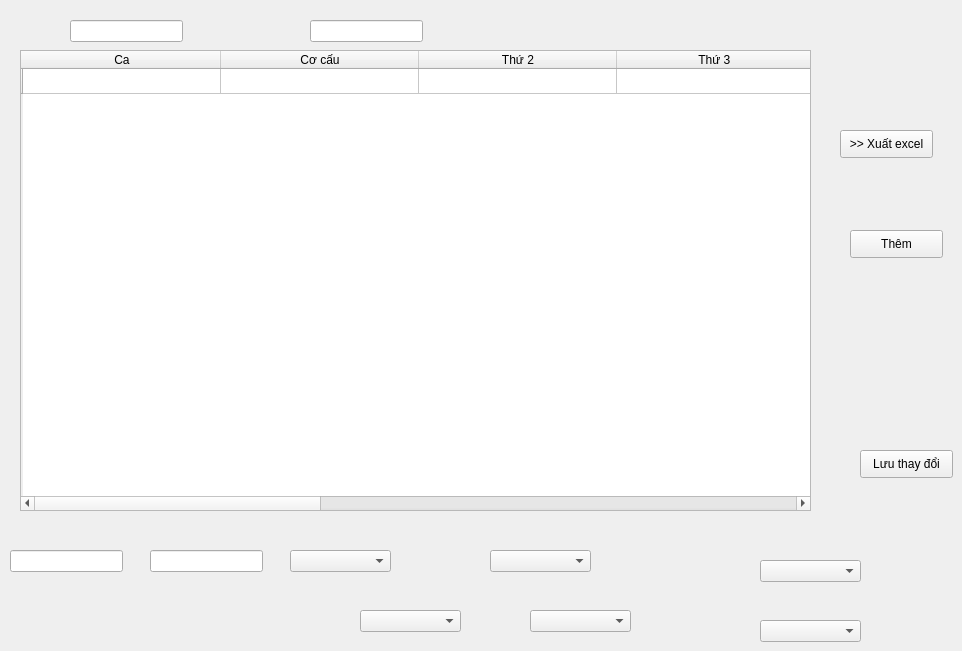
    <widget class="QWidget" name="tab_3">
     <attribute name="title">
      <string>ThucDon</string>
     </attribute>
     <widget class="QTableWidget" name="tableWidget_3">
      <property name="geometry">
       <rect>
        <x>20</x>
        <y>50</y>
        <width>791</width>
        <height>461</height>
       </rect>
      </property>
      <property name="cursor" stdset="0">
       <cursorShape>ArrowCursor</cursorShape>
      </property>
      <property name="contextMenuPolicy">
       <enum>Qt::DefaultContextMenu</enum>
      </property>
      <property name="sizeAdjustPolicy">
       <enum>QAbstractScrollArea::AdjustIgnored</enum>
      </property>
      <property name="autoScrollMargin">
       <number>16</number>
      </property>
      <property name="showGrid">
       <bool>true</bool>
      </property>
      <property name="cornerButtonEnabled">
       <bool>true</bool>
      </property>
      <attribute name="horizontalHeaderCascadingSectionResizes">
       <bool>false</bool>
      </attribute>
      <attribute name="horizontalHeaderDefaultSectionSize">
       <number>198</number>
      </attribute>
      <attribute name="horizontalHeaderMinimumSectionSize">
       <number>49</number>
      </attribute>
      <attribute name="horizontalHeaderShowSortIndicator" stdset="0">
       <bool>false</bool>
      </attribute>
      <attribute name="horizontalHeaderStretchLastSection">
       <bool>false</bool>
      </attribute>
      <attribute name="verticalHeaderDefaultSectionSize">
       <number>22</number>
      </attribute>
      <attribute name="verticalHeaderMinimumSectionSize">
       <number>25</number>
      </attribute>
      <attribute name="verticalHeaderShowSortIndicator" stdset="0">
       <bool>false</bool>
      </attribute>
      <attribute name="verticalHeaderStretchLastSection">
       <bool>false</bool>
      </attribute>
      <row>
       <property name="text">
        <string/>
       </property>
      </row>
      <column>
       <property name="text">
        <string>Ca</string>
       </property>
      </column>
      <column>
       <property name="text">
        <string>Cơ cấu</string>
       </property>
      </column>
      <column>
       <property name="text">
        <string>Thứ 2</string>
       </property>
      </column>
      <column>
       <property name="text">
        <string>Thứ 3 </string>
       </property>
      </column>
      <column>
       <property name="text">
        <string>Thứ 4</string>
       </property>
      </column>
      <column>
       <property name="text">
        <string>Thứ 5</string>
       </property>
      </column>
      <column>
       <property name="text">
        <string>Thứ 6</string>
       </property>
      </column>
      <column>
       <property name="text">
        <string>Thứ 7</string>
       </property>
      </column>
      <item row="0" column="1">
       <property name="text">
        <string/>
       </property>
      </item>
      <item row="0" column="2">
       <property name="text">
        <string/>
       </property>
      </item>
      <item row="0" column="3">
       <property name="text">
        <string/>
       </property>
      </item>
      <item row="0" column="4">
       <property name="text">
        <string/>
       </property>
      </item>
     </widget>
     <widget class="QComboBox" name="comboBox_thu_2">
      <property name="geometry">
       <rect>
        <x>290</x>
        <y>550</y>
        <width>101</width>
        <height>22</height>
       </rect>
      </property>
     </widget>
     <widget class="QComboBox" name="comboBox_thu_3">
      <property name="geometry">
       <rect>
        <x>490</x>
        <y>550</y>
        <width>101</width>
        <height>22</height>
       </rect>
      </property>
     </widget>
     <widget class="QComboBox" name="comboBox_thu_4">
      <property name="geometry">
       <rect>
        <x>760</x>
        <y>560</y>
        <width>101</width>
        <height>22</height>
       </rect>
      </property>
     </widget>
     <widget class="QComboBox" name="comboBox_thu_5">
      <property name="geometry">
       <rect>
        <x>360</x>
        <y>610</y>
        <width>101</width>
        <height>22</height>
       </rect>
      </property>
     </widget>
     <widget class="QComboBox" name="comboBox_thu_6">
      <property name="geometry">
       <rect>
        <x>530</x>
        <y>610</y>
        <width>101</width>
        <height>22</height>
       </rect>
      </property>
     </widget>
     <widget class="QComboBox" name="comboBox_thu_7">
      <property name="geometry">
       <rect>
        <x>760</x>
        <y>620</y>
        <width>101</width>
        <height>22</height>
       </rect>
      </property>
     </widget>
     <widget class="QPushButton" name="pushButtonXuatThucDon">
      <property name="geometry">
       <rect>
        <x>840</x>
        <y>130</y>
        <width>93</width>
        <height>28</height>
       </rect>
      </property>
      <property name="text">
       <string>&gt;&gt; Xuất excel</string>
      </property>
     </widget>
     <widget class="QPushButton" name="pushButtonLuuThucDon">
      <property name="geometry">
       <rect>
        <x>860</x>
        <y>450</y>
        <width>93</width>
        <height>28</height>
       </rect>
      </property>
      <property name="text">
       <string>Lưu thay đổi</string>
      </property>
     </widget>
     <widget class="QPushButton" name="pushButtonThemThucDon">
      <property name="geometry">
       <rect>
        <x>850</x>
        <y>230</y>
        <width>93</width>
        <height>28</height>
       </rect>
      </property>
      <property name="text">
       <string>Thêm</string>
      </property>
     </widget>
     <widget class="QLineEdit" name="lineCaThucDon">
      <property name="geometry">
       <rect>
        <x>10</x>
        <y>550</y>
        <width>113</width>
        <height>22</height>
       </rect>
      </property>
      <property name="inputMask">
       <string/>
      </property>
      <property name="text">
       <string/>
      </property>
     </widget>
     <widget class="QLineEdit" name="lineEditCoCauTD">
      <property name="geometry">
       <rect>
        <x>150</x>
        <y>550</y>
        <width>113</width>
        <height>22</height>
       </rect>
      </property>
      <property name="inputMask">
       <string/>
      </property>
      <property name="text">
       <string/>
      </property>
     </widget>
     <widget class="QLineEdit" name="lineNgayBDThucDon">
      <property name="geometry">
       <rect>
        <x>70</x>
        <y>20</y>
        <width>113</width>
        <height>22</height>
       </rect>
      </property>
      <property name="inputMask">
       <string/>
      </property>
      <property name="text">
       <string/>
      </property>
     </widget>
     <widget class="QLineEdit" name="lineNgayKTTD">
      <property name="geometry">
       <rect>
        <x>310</x>
        <y>20</y>
        <width>113</width>
        <height>22</height>
       </rect>
      </property>
      <property name="inputMask">
       <string/>
      </property>
      <property name="text">
       <string/>
      </property>
     </widget>
    </widget>
